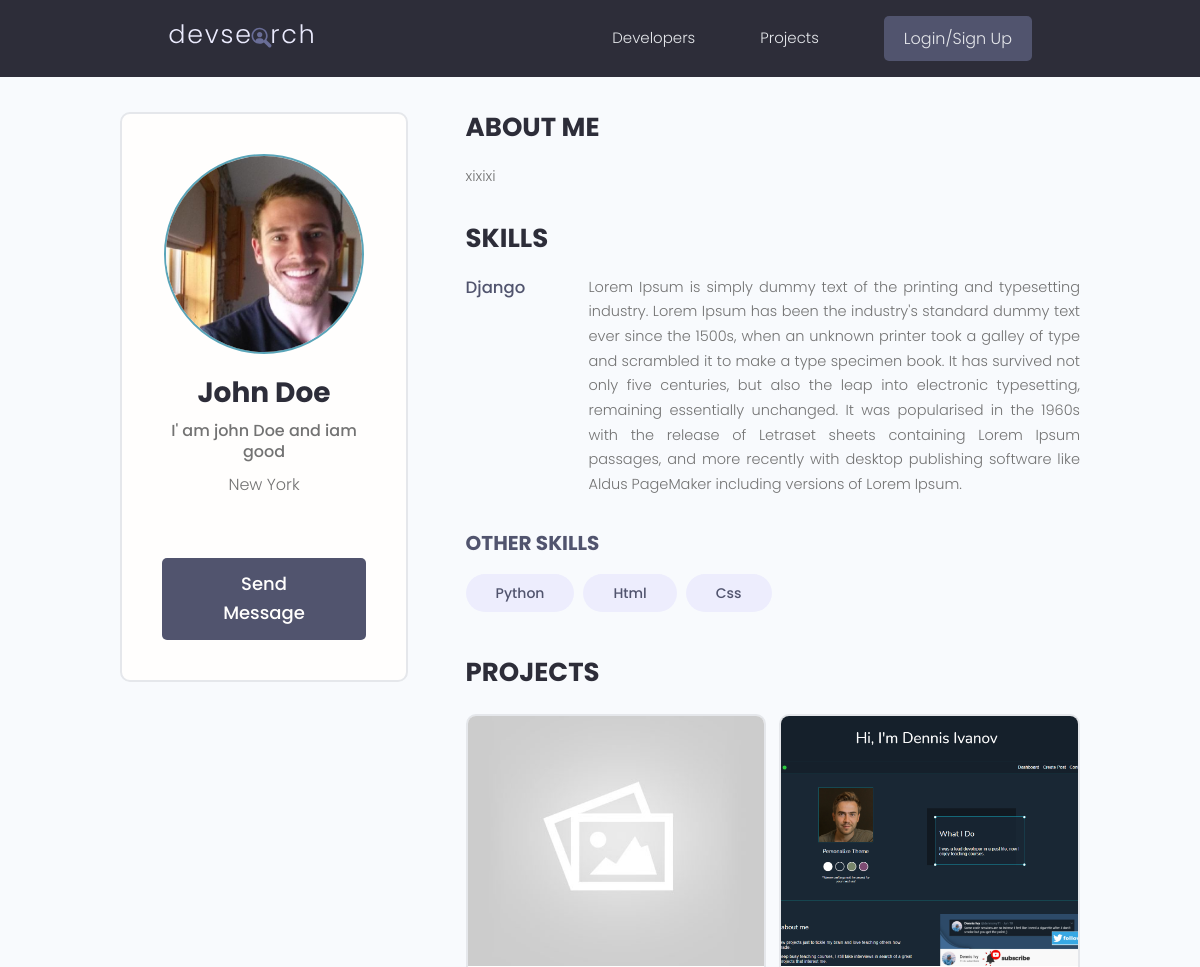
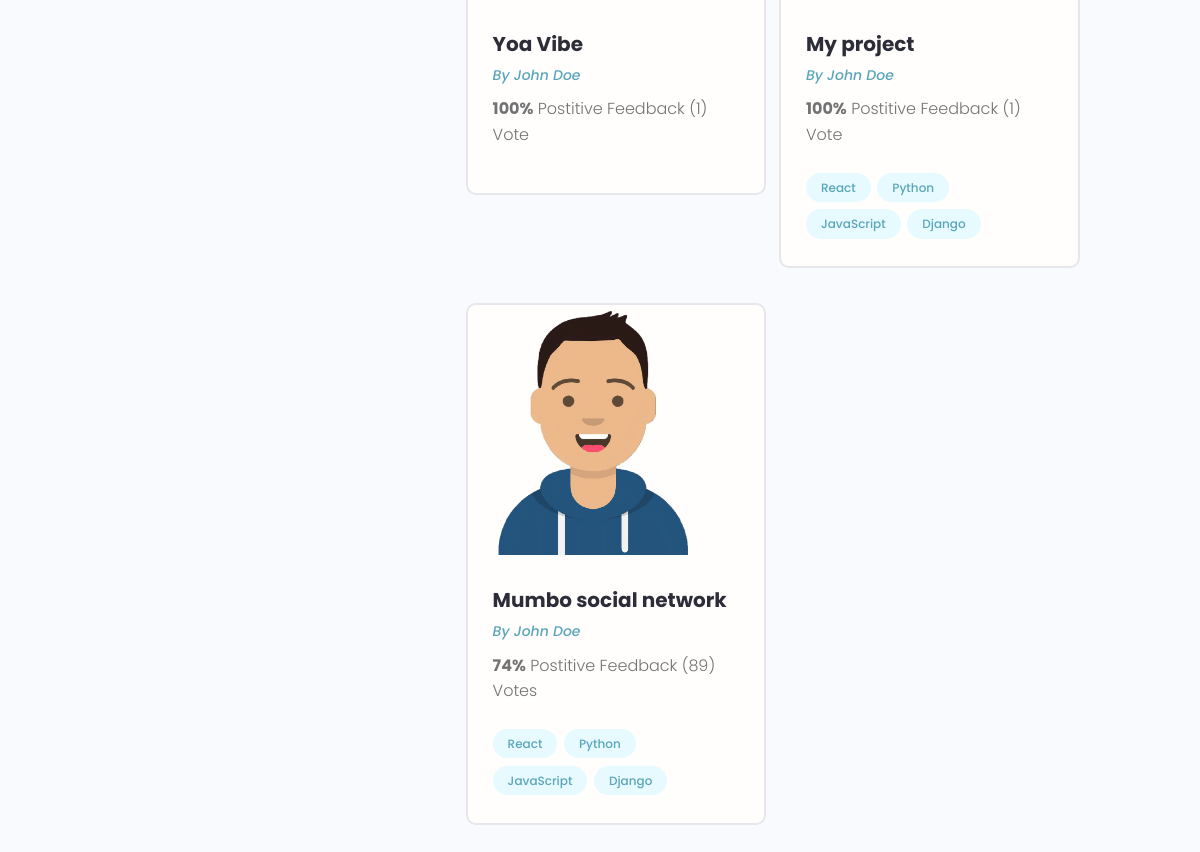
The page /profile/5b99ac97-c52e-4867-8e16-efe307cfb39d/ on the database its author committed (2 pictures, top to bottom).
### users/models.py (models this page shows, shortened)
class Profile(models.Model):
    user = models.OneToOneField(User, on_delete=models.CASCADE, null=True, blank=True)
    name = models.CharField(max_length=200, blank=True, null=True)
    email = models.EmailField(max_length=500, blank=True, null=True)
    username = models.CharField(max_length=200, blank=True, null=True)
    location = models.CharField(max_length=200, blank=True, null=True)
    short_intro = models.CharField(max_length=200, blank=True, null=True)
    bio = models.TextField(blank=True, null=True)
    profile_image = models.ImageField(null=True, blank=True, upload_to='profiles/', default='profiles/user-default.png')
    social_github = models.CharField(max_length=200, blank=True, null=True)
    social_twiter = models.CharField(max_length=200, blank=True, null=True)
    social_linkedin = models.CharField(max_length=200, blank=True, null=True)
    social_youtube = models.CharField(max_length=200, blank=True, null=True)
    social_website = models.CharField(max_length=200, blank=True, null=True)
    created = models.DateTimeField(auto_now_add=True)
    id = models.UUIDField(default=uuid.uuid4, unique=True,
                          primary_key=True, editable=False)

class Skill(models.Model):
    owner = models.ForeignKey(Profile, on_delete=models.CASCADE, null=True, blank=True)
    name = models.CharField(max_length=200, blank=True, null=True)
    description = models.TextField(null=True, blank=True)
    created = models.DateTimeField(auto_now_add=True)
    id = models.UUIDField(default=uuid.uuid4, unique=True,
                          primary_key=True, editable=False)

### projects/models.py (models this page shows, shortened)
class Project(models.Model):
    owner = models.ForeignKey(Profile, null=True, blank=True, on_delete=models.SET_NULL)
    title = models.CharField(max_length=200)
    description = models.TextField(null=True, blank=True)
    featured_image = models.ImageField(null=True, blank=True, default="default.jpg")
    demo_link = models.CharField(max_length=2000, null=True, blank=True)
    source_link = models.CharField(max_length=2000, null=True, blank=True)
    tags = models.ManyToManyField('Tag', blank=True)
    vote_total = models.IntegerField(default=0, null=True, blank=True)
    vote_ratio = models.IntegerField(default=0, null=True, blank=True)
    created = models.DateTimeField(auto_now_add=True)
    id = models.UUIDField(default=uuid.uuid4, unique=True,
                          primary_key=True, editable=False)
    class Meta:
        ordering = ['-vote_ratio', '-vote_total']

class Tag(models.Model):
    name = models.CharField(max_length=200)
    created = models.DateTimeField(auto_now_add=True)
    id = models.UUIDField(default=uuid.uuid4, unique=True,
                          primary_key=True, editable=False)
    def __str__(self):
        return self.name

### users/views.py (the view)
# urls.py: path('profile/<str:pk>/', views.userProfile, name='user-profile'),
def userProfile(request, pk):
    profile = Profile.objects.get(id=pk)
    topSkills = profile.skill_set.exclude(description__exact="")
    otherSkills = profile.skill_set.filter(description="")
    context = {
        'profile':profile,
        'topSkills':topSkills,
        'otherSkills':otherSkills
    }
    return render(request, 'users/user-profile.html',context)

### users/templates/users/user-profile.html (shortened to what this page needs)
{% extends 'main.html' %} {% block content %}
<main class="profile my-md">
  <div class="container">
    <div class="layout">
      <div class="column column--1of3">
        <div class="card text-center">
          <div class="card__body dev">
            <img
              class="avatar avatar--xl"
              src="{{ profile.profile_image.url }}"
            />
            <h2 class="dev__name">{{profile.name}}</h2>
            <p class="dev__title">{{profile.short_intro}}</p>
            <p class="dev__location">{{profile.location}}</p>
            {% if request.user.profile.id != profile.id %}
            <a href="{% url 'create-message' profile.id %}" class="btn btn--sub btn--lg">Send Message </a>
            {% endif %}
          </div>
        </div>
      </div>
      <div class="column column--2of3">
        <div class="devInfo">
          <h3 class="devInfo__title">About Me</h3>
          <p class="devInfo__about">{{profile.bio}}</p>
        </div>
        <div class="devInfo">
          <h3 class="devInfo__title">Skills</h3>
          <div class="devInfo__skills">
            {% for skill in topSkills %}
            <div class="devSkill">
              <h4 class="devSkill__title">{{skill.name}}</h4>
              <p class="devSkill__info">{{skill.description}}</p>
            </div>
            {% endfor %}
            <h3 class="devInfo__subtitle">Other Skills</h3>
            <div class="devInfo__otherSkills">
              {% for skill in otherSkills %}
              <span class="tag tag--pill tag--sub tag--lg">
                <small>{{skill.name}}</small>
              </span>
              {% endfor %}
            </div>
          </div>
        </div>
        <div class="devInfo">
          <h3 class="devInfo__title">Projects</h3>
          <div class="grid grid--two">
            {% for project in profile.project_set.all %}
            <div class="column">
              <div class="card project">
                <a href="{% url 'project' project.id %}" class="project">
                  <img
                    class="project__thumbnail"
                    src="{{project.featured_image.url}}"
                    alt="project thumbnail"
                  />
                  <div class="card__body">
                    <h3 class="project__title">{{project.title}}</h3>
                    <p>
                      <a
                        class="project__author"
                        href="{% url 'user-profile' project.owner.id %}"
                        >By {{project.owner.name}}</a
                      >
                    </p>
                    <p class="project--rating">
                      <span style="font-weight: bold"
                        >{{project.vote_ratio}}%</span
                      >
                      Postitive Feedback ({{project.vote_total}})
                      Vote{{project.vote_total|pluralize:"s"}}
                    </p>
                    <div class="project__tags">
                      {% for tag in project.tags.all %}
                      <span class="tag tag--pill tag--main">
                        <small>{{tag}}</small>
                      </span>
                      {% endfor %}
                    </div>
                  </div>
                </a>
              </div>
            </div>
            {% endfor %}
          </div>
        </div>
      </div>
    </div>
  </div>
</main>
{% endblock content %}

### static/styles/app.css (style rules this page uses)
:root { --color-sub: #2d2d39; }
.btn--sub { background-color: var(--color-sub-light); }
.card { border: 2px solid var(--color-light); }
img { width: 100%; }
.profile .card > .dev { padding: 4rem; }
.dev__name { color: var(--color-sub); font-size: 2.8rem; font-weight: 700; margin-top: 1rem; margin-bottom: 0.5rem; }
.dev__title { font-size: 1.6rem; font-weight: 500; line-height: 1.3; }
.dev__location { margin-top: 1rem; }
.devInfo { margin-bottom: 3rem; }
.devInfo__title, .devInfo__subtitle { font-size: 2.6rem; color: var(--color-sub); text-transform: uppercase; font-weight: 700; margin-bottom: 1.5rem; }
.devInfo__subtitle { font-size: 2rem; color: var(--color-sub-light); }
.devInfo__about, .devSkill__info { font-size: 1.45rem; line-height: 1.7; text-align: justify; }
.devSkill { margin-bottom: 3rem; }
.devSkill__title { font-size: 1.65rem; font-weight: 500; color: var(--color-sub-light); }
@media screen and (min-width: 700px) { .devSkill { display: flex; justify-content: space-between; gap: 3rem; } }
@media screen and (min-width: 700px) { .devSkill__info { flex-basis: 80%; } }
.project__author { font-size: 1.4rem; font-style: italic; }
.project--rating { margin-bottom: 1.6em; margin-top: .5em; }
.project__thumbnail { height: 25rem; object-fit: cover; object-position: top center; }
.project__title { font-size: 2rem; font-weight: 700; color: var(--color-sub); }

### static/uikit/styles/modules/_variables.css (style rules this page uses)
:root { --color-main: #5aa5b9; --color-main-light: #e6faff; --color-sub: #3f4156; --color-sub-light: #51546e; --color-sub-lighter: #ededfd; --color-text: #737373; --color-gray: #8b8b8b; --color-light: #e5e7eb; --color-light-gray: #767676; --color-bg: #f8fafd; --color-white: #fffefd; --color-white-light: #f3f3f3; --color-success: #359e64; --color-success-bg: #def8e8; --color-error: #fc4b0b; --color-error-bg: #fff2ee; --font-base: 'Poppins', arial, helvetica, 'Segoe UI', roboto, ubuntu, sans-serif; --font-monospace: 'Fira Code', 'Courier New', courier, monospace; --font-regular: 300; --font-medium: 500; --font-bold: 700; --generic-shadow: 1px 1px 5px #00000010; --generic-transition: all 0.3s ease-in-out; }

### static/uikit/styles/modules/_base.css (style rules this page uses)
* { margin: 0; padding: 0; box-sizing: border-box; text-rendering: optimizeLegibility; color: inherit; font-size: inherit; }
html { font-size: 50%; }
@media only screen and (min-width: 480px) { html { font-size: 56.25%; } }
@media only screen and (min-width: 1200px) { html { font-size: 62.5%; } }
body { line-height: 1.6; font-weight: 400; font-size: 1.5rem; color: var(--color-text); background-color: var(--color-bg); min-height: 100vh; }

### static/uikit/styles/modules/_typography.css (style rules this page uses)
* { font-family: var(--font-base); }
h2 { font-size: 3.6rem; font-weight: var(--font-bold); }
h3 { font-size: 3.2rem; font-weight: var(--font-medium); }
h4 { font-size: 2.8rem; font-weight: var(--font-medium); }
p, span, strong { font-size: 1.6rem; color: var(--color-text); font-weight: var(--font-regular); }
a { padding-bottom: 2px; text-decoration: none; display: inline-block; color: var(--color-main); font-weight: var(--font-medium); }

### static/uikit/styles/modules/_utilities.css (style rules this page uses)
.container { width: 92%; max-width: 165rem; margin: 0 auto; box-sizing: border-box; }
@media screen and (min-width: 1000px) { .container { width: 90%; } }
@media screen and (min-width: 1200px) { .container { width: 80%; } }
.text-center { text-align: center; }
.my-md { margin: 3rem auto; }

### static/uikit/styles/modules/_avatar.css (style rules this page uses)
.avatar { border-radius: 50%; border: 2px solid var(--color-main); object-fit: cover; }
.avatar--xl { height: 20rem; width: 20rem; }

### static/uikit/styles/modules/_button.css (style rules this page uses)
.btn { display: inline-block; position: relative; cursor: pointer; background-color: var(--color-light); font-weight: var(--font-medium); color: var(--color-sub); text-decoration: none; padding: 1rem 2rem; border-radius: 0.5rem; border: none; width: -webkit-fit-content; width: -moz-fit-content; width: fit-content; height: -webkit-fit-content; height: -moz-fit-content; height: fit-content; font-size: 1.6rem; outline-width: 0; outline-color: transparent; -webkit-backface-visibility: hidden; backface-visibility: hidden; transition: all 0.3s ease-in-out; }
.btn--sub { background-color: var(--color-sub); color: var(--color-white); }
.btn--lg { font-size: 1.8rem; padding: 1.2rem 4.5rem; }

### static/uikit/styles/modules/_card.css (style rules this page uses)
.card { border-radius: 1rem; background-color: var(--color-white); border: 1.5px solid var(--color-light); width: auto; height: auto; margin-top: 0.5rem; margin-bottom: 0.5rem; overflow: hidden; }
.card__body, .card__header { padding: 2rem 2.5rem; }

### rows shown on the page
Profile: profile_image (picture), name "John Doe", short_intro "I' am john Doe and iam good", location "New York", bio "xixixi"
Skill: name "Django", description "Lorem Ipsum is simply dummy text of the printing and typesetting industry. Lorem Ipsum has been the industry's standard dummy text ever since the 1500s, when an unknown printer took a galley of type and scrambled it to make a type specimen book. It has survived not only five centuries, but also the leap into electronic typesetting, remaining essentially unchanged. It was popularised in the 1960s with the release of Letraset sheets containing Lorem Ipsum passages, and more recently with desktop publishing software like Aldus PageMaker including versions of Lorem Ipsum."
Skill: name "Python"
Skill: name "Html"
Skill: name "Css"
Project: featured_image (placeholder picture), title "Yoa Vibe", owner.name "John Doe", vote_ratio "100", vote_total "1"
Project: featured_image (picture), title "My project", owner.name "John Doe", vote_ratio "100", vote_total "1"
Tag: name "React"
Tag: name "Python"
Tag: name "JavaScript"
Tag: name "Django"
Project: featured_image (picture), title "Mumbo social network", owner.name "John Doe", vote_ratio "74", vote_total "89"
